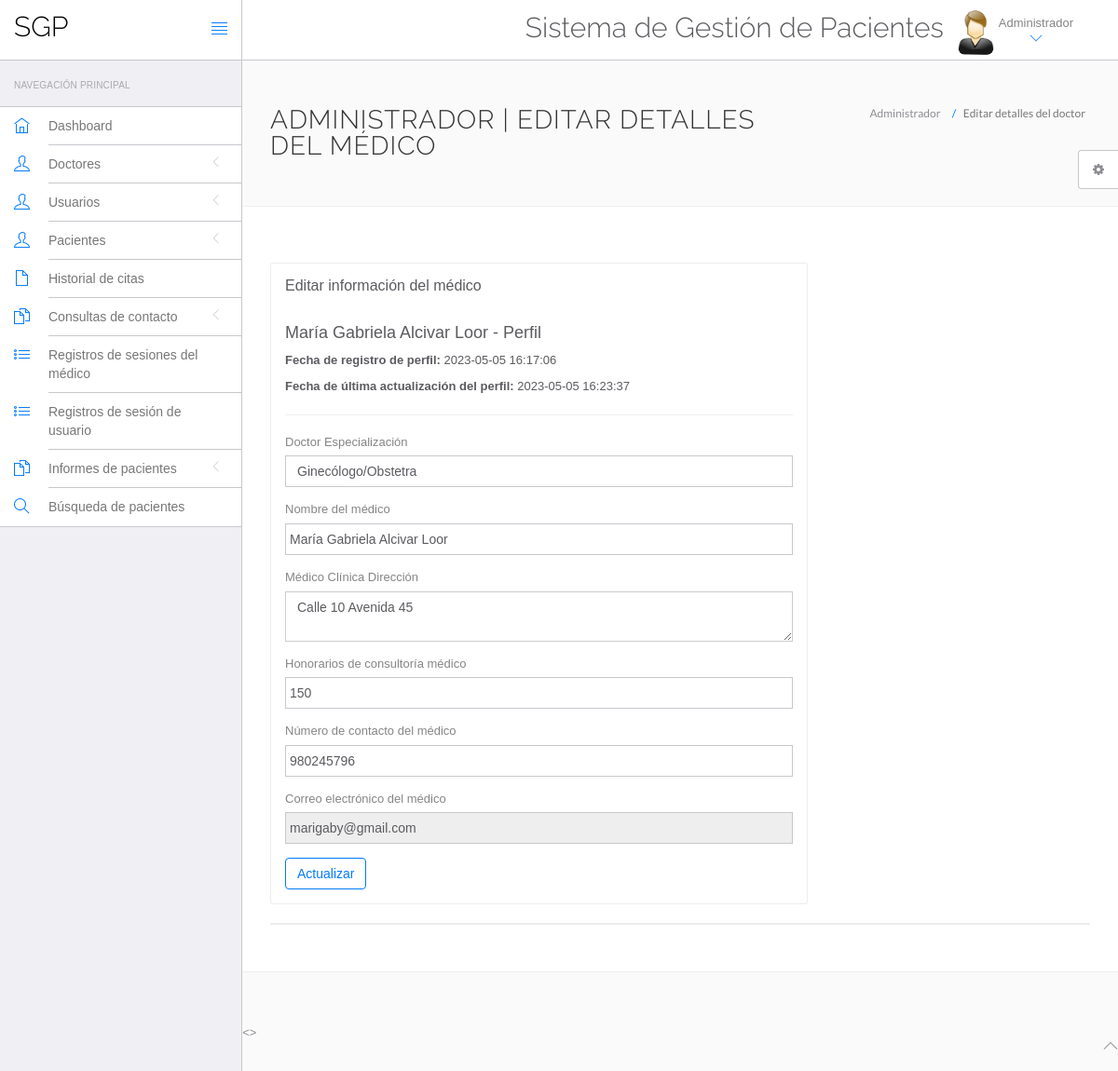
The page /hms/admin/edit-doctor.php?id=1 (signed in) on the database its author committed.
### tables this page shows
CREATE TABLE `doctors` (
  `id` int(11) NOT NULL,
  `specilization` varchar(255) DEFAULT NULL,
  `doctorName` varchar(255) DEFAULT NULL,
  `address` longtext DEFAULT NULL,
  `docFees` varchar(255) DEFAULT NULL,
  `contactno` bigint(11) DEFAULT NULL,
  `docEmail` varchar(255) DEFAULT NULL,
  `password` varchar(255) DEFAULT NULL,
  `creationDate` timestamp NULL DEFAULT current_timestamp(),
  `updationDate` timestamp NULL DEFAULT NULL ON UPDATE current_timestamp()
);

### hms/admin/edit-doctor.php (the view, shortened to what this page needs)
<?php
include('include/config.php');
$did=intval($_GET['id']);
?>
<!DOCTYPE html>
<html lang="en">
<head>
    <link rel="stylesheet" href="vendor/bootstrap/css/bootstrap.min.css">
    <link rel="stylesheet" href="vendor/fontawesome/css/font-awesome.min.css">
    <link rel="stylesheet" href="vendor/themify-icons/themify-icons.min.css">
    <link href="vendor/animate.css/animate.min.css" rel="stylesheet" media="screen">
    <link href="vendor/perfect-scrollbar/perfect-scrollbar.min.css" rel="stylesheet" media="screen">
    <link href="vendor/switchery/switchery.min.css" rel="stylesheet" media="screen">
    <link href="vendor/bootstrap-touchspin/jquery.bootstrap-touchspin.min.css" rel="stylesheet" media="screen">
    <link href="vendor/select2/select2.min.css" rel="stylesheet" media="screen">
    <link href="vendor/bootstrap-datepicker/bootstrap-datepicker3.standalone.min.css" rel="stylesheet" media="screen">
    <link href="vendor/bootstrap-timepicker/bootstrap-timepicker.min.css" rel="stylesheet" media="screen">
    <link rel="stylesheet" href="assets/css/styles.css">
    <link rel="stylesheet" href="assets/css/plugins.css">
    <link rel="stylesheet" href="assets/css/themes/theme-1.css" id="skin_color" />
</head>
<body>
    <div id="app">
        <?php include('include/sidebar.php');?>
        <div class="app-content">
            <?php include('include/header.php');?>
            <div class="main-content">
                <div class="wrap-content container" id="container">
                    <section id="page-title">
                        <div class="row">
                            <div class="col-sm-8">
                                <h1 class="mainTitle">Administrador | Editar detalles del médico</h1>
                            </div>
                            <ol class="breadcrumb">
                                <li>
                                    <span>Administrador</span>
                                </li>
                                <li class="active">
                                    <span>Editar detalles del doctor</span>
                                </li>
                            </ol>
                        </div>
                    </section>
                    <div class="container-fluid container-fullw bg-white">
                        <div class="row">
                            <div class="col-md-12">
                                <div class="row margin-top-30">
                                    <div class="col-lg-8 col-md-12">
                                        <div class="panel panel-white">
                                            <div class="panel-heading">
                                                <h5 class="panel-title">Editar información del médico</h5>
                                            </div>
                                            <div class="panel-body">
                                                <?php $sql=mysqli_query($con,"select * from doctors where id='$did'");
while($data=mysqli_fetch_array($sql))
{
?>
                                                <h4><?php echo htmlentities($data['doctorName']);?> - Perfil</h4>
                                                <p><b>Fecha de registro de perfil:
                                                    </b><?php echo htmlentities($data['creationDate']);?></p>
                                                <?php if($data['updationDate']){?>
                                                <p><b>Fecha de última actualización del perfil:
                                                    </b><?php echo htmlentities($data['updationDate']);?></p>
                                                <?php } ?>
                                                <hr />
                                                <form role="form" name="adddoc" method="post"
                                                    onSubmit="return valid();">
                                                    <div class="form-group">
                                                        <label for="DoctorSpecialization">
                                                            Doctor Especialización
                                                        </label>
                                                        <select name="Doctorspecialization" class="form-control"
                                                            required="required">
                                                            <option
                                                                value="<?php echo htmlentities($data['specilization']);?>">
                                                                <?php echo htmlentities($data['specilization']);?>
                                                            </option>
                                                        </select>
                                                    </div>
                                                    <div class="form-group">
                                                        <label for="doctorname">
                                                            Nombre del médico
                                                        </label>
                                                        <input type="text" name="docname" class="form-control"
                                                            value="<?php echo htmlentities($data['doctorName']);?>">
                                                    </div>
                                                    <div class="form-group">
                                                        <label for="address">
                                                            Médico Clínica Dirección
                                                        </label>
                                                        <textarea name="clinicaddress"
                                                            class="form-control"><?php echo htmlentities($data['address']);?></textarea>
                                                    </div>
                                                    <div class="form-group">
                                                        <label for="fess">
                                                            Honorarios de consultoría médico
                                                        </label>
                                                        <input type="text" name="docfees" class="form-control"
                                                            required="required"
                                                            value="<?php echo htmlentities($data['docFees']);?>">
                                                    </div>
                                                    <div class="form-group">
                                                        <label for="fess">
                                                            Número de contacto del médico
                                                        </label>
                                                        <input type="text" name="doccontact" class="form-control"
                                                            required="required"
                                                            value="<?php echo htmlentities($data['contactno']);?>">
                                                    </div>
                                                    <div class="form-group">
                                                        <label for="fess">
                                                            Correo electrónico del médico
                                                        </label>
                                                        <input type="email" name="docemail" class="form-control"
                                                            readonly="readonly"
                                                            value="<?php echo htmlentities($data['docEmail']);?>">
                                                    </div>
                                                    <?php } ?>
                                                    <button type="submit" name="submit" class="btn btn-o btn-primary">
                                                        Actualizar
                                                    </button>
                                                </form>
                                            </div>
                                        </div>
                                    </div>
                                </div>
                            </div>
                            <div class="col-lg-12 col-md-12">
                                <div class="panel panel-white">
                                </div>
                            </div>
                        </div>
                    </div>
                </div>
            </div>
        </div>
    </div>
    <?php include('include/footer.php');?>
    <?php include('include/setting.php');?>
    <>
</body>
</html>

### hms/admin/assets/css/themes/theme-1.css (style rules this page uses)
body { background: #FAFAFA; }

### rows shown on the page
doctors: doctorName "María Gabriela Alcivar Loor", creationDate "2023-05-05 16:17:06", updationDate "2023-05-05 16:23:37", Doctorspecialization "Ginecólogo/Obstetra", docname "María Gabriela Alcivar Loor", clinicaddress "Calle 10 Avenida 45", docfees "150", doccontact "980245796", docemail "marigaby@gmail.com"
